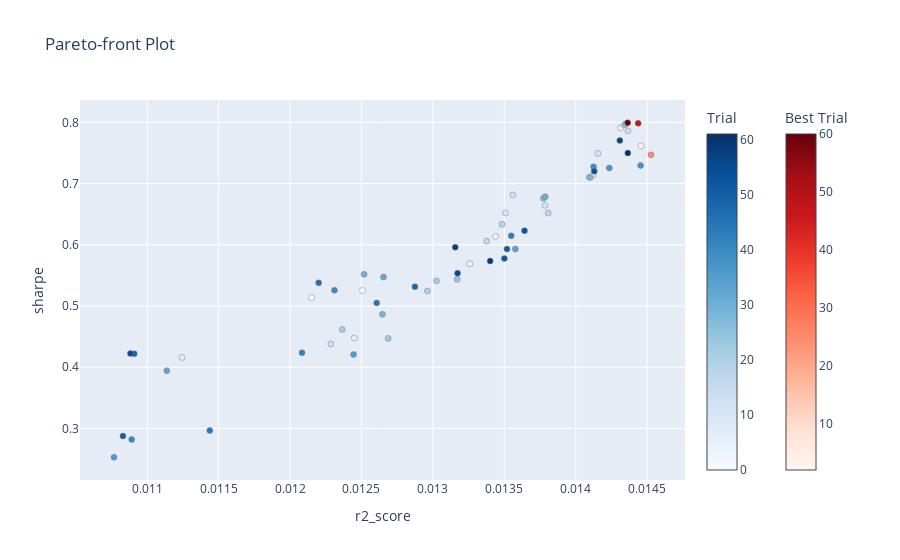

This figure's notebook cell:
### Code cell
import optuna.visualization as vis

fig = vis.plot_pareto_front(online_study, target_names=["r2_score", "sharpe"])
fig.show()
